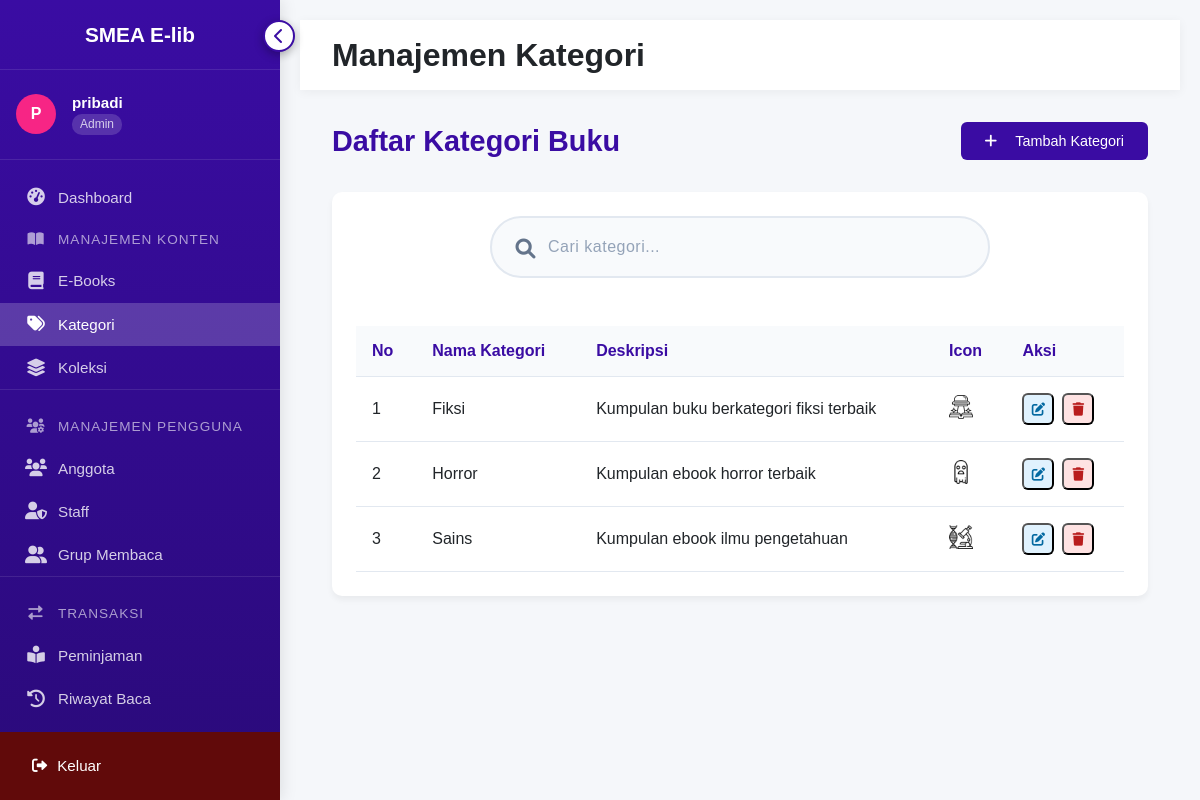
Screenshot of /admin/kategori/kategori_admin.php (signed in) with the database file from the repository.
### tables this page shows
CREATE TABLE `kategori` (
  `KategoriID` int(11) NOT NULL,
  `NamaKategori` varchar(50) NOT NULL,
  `Deskripsi` text,
  `Icon` varchar(50) DEFAULT 'book'
);

### admin/kategori/kategori_admin.php (the view, shortened to what this page needs)
<?php
require_once __DIR__ . '/../../config.php';
$query = "SELECT KategoriID, NamaKategori, Deskripsi, Icon FROM kategori";
$query .= " ORDER BY NamaKategori";
$categories = mysqli_query($conn, $query);
require_once '../../views/header.php';
?>
<div class="header">
    <h1>Manajemen Kategori</h1>
</div>
<div class="content-container">
    <div class="page-header">
        <h2 class="page-title">Daftar Kategori Buku</h2>
        <button class="btn btn-primary" id="addCategoryBtn">
            <i class="fas fa-plus"></i> Tambah Kategori
        </button>
    </div>
    <div class="card">
        <div class="search-container">
            <form method="GET" action="" class="search-form">
                <div class="input-group">
                    <input type="text" name="search" class="form-control"
                        placeholder="Cari kategori..."
                        value="<?= isset($_GET['search']) ? htmlspecialchars($_GET['search']) : '' ?>">
                    <button type="submit" class="btn btn-search">
                        <i class="fas fa-search"></i>
                    </button>
                </div>
            </form>
        </div>
        <div class="table-container">
            <table>
                <thead>
                    <tr>
                        <th>No</th>
                        <th>Nama Kategori</th>
                        <th>Deskripsi</th>
                        <th>Icon</th>
                        <th>Aksi</th>
                    </tr>
                </thead>
                <tbody>
                    <?php $no = 1;
                    while ($row = mysqli_fetch_assoc($categories)): ?>
                        <tr>
                            <td><?= $no++ ?></td>
                            <td><?= htmlspecialchars($row['NamaKategori']) ?></td>
                            <td><?= htmlspecialchars($row['Deskripsi']) ?></td>
                            <td>
                                <?php if (!empty($row['Icon'])): ?>
                                    <img src="<?= BASE_URL ?>/assets/icon/<?= htmlspecialchars($row['Icon']) ?>"
                                        alt="Icon" style="width: 24px; height: 24px;">
                                <?php else: ?>
                                    <i class="fas fa-image"></i>
                                <?php endif; ?>
                            </td>
                            <td>
                                <div class="action-btns">
                                    <button type="button" class="btn-icon btn-edit edit-category"
                                        data-id="<?= $row['KategoriID'] ?>"
                                        data-nama="<?= htmlspecialchars($row['NamaKategori']) ?>"
                                        data-deskripsi="<?= htmlspecialchars($row['Deskripsi']) ?>"
                                        data-icon="<?= htmlspecialchars($row['Icon']) ?>">
                                        <i style="margin-left: 10px" class="fas fa-edit"></i>
                                    </button>
                                    <button type="button" class="btn-icon btn-delete delete-category"
                                        data-id="<?= $row['KategoriID'] ?>">
                                        <i style="margin-left: 10px" class="fas fa-trash"></i>
                                    </button>
                                </div>
                            </td>
                        </tr>
                    <?php endwhile; ?>
                </tbody>
            </table>
        </div>
    </div>
</div>
<?php include '../../views/footer.php'; ?>

### assets/styles/admin.css (style rules this page uses)
:root { --primary: #3a0ca3; --primary-light: #4361ee; --secondary: #f72585; --light: #f8f9fa; --dark: #212529; --gray: #6c757d; --sidebar-width: 250px; --sidebar-collapsed-width: 80px; --header-height: 70px; }
body { font-family: 'Segoe UI', Tahoma, Geneva, Verdana, sans-serif; margin: 0; padding: 0; background-color: #f5f7fa; color: var(--dark); }
.header { height: var(--header-height); display: flex; justify-content: space-between; align-items: center; padding: 0 2rem; background-color: white; box-shadow: 0 2px 10px rgba(0, 0, 0, 0.05); position: sticky; top: 0; z-index: 90; }
.content-container { padding: 2rem; }
.card { background: white; border-radius: 10px; box-shadow: 0 4px 6px rgba(0, 0, 0, 0.05); padding: 1.5rem; margin-bottom: 2rem; transition: transform 0.3s ease, box-shadow 0.3s ease; }
.table-container { overflow-x: auto; }
table { width: 100%; border-collapse: collapse; margin-top: 1rem; }
th, td { padding: 1rem; text-align: left; border-bottom: 1px solid #e2e8f0; }
th { background-color: #f8fafc; color: var(--primary); font-weight: 600; }
.btn { padding: 0.7rem 1.5rem; border-radius: 6px; font-weight: 500; cursor: pointer; transition: all 0.3s ease; display: inline-flex; align-items: center; gap: 0.5rem; border: none; font-size: 0.9rem; }
.btn-primary { background-color: var(--primary); color: white; }
.btn-icon { width: 32px; height: 32px; border-radius: 6px; display: flex; align-items: center; justify-content: center; cursor: pointer; transition: all 0.2s ease; }
.btn-edit { background-color: #e0f2fe; color: #0369a1; }
.btn-delete { background-color: #fee2e2; color: #b91c1c; }
.form-control { width: 100%; padding: 0.7rem 1rem; border: 1px solid #e2e8f0; border-radius: 6px; font-size: 0.9rem; transition: all 0.3s ease; }
.page-header { display: flex; justify-content: space-between; align-items: center; margin-bottom: 2rem; }
.page-title { color: var(--primary); font-size: 1.8rem; font-weight: 600; margin: 0; }
.action-btns { display: flex; gap: 0.5rem; }

### views/sidebar_admin.php (style rules this page uses)
:root { --primary: #3a0ca3; --primary-light: #4361ee; --secondary: #f72585; --light: #f8f9fa; --dark: #212529; --gray: #6c757d; --sidebar-width: 280px; --sidebar-collapsed-width: 80px; --header-height: 70px; --tooltip-bg: rgba(51, 51, 51, 0.95); }
* { margin: 0; padding: 0; box-sizing: border-box; font-family: 'Poppins', sans-serif; }
.fas { margin-right: 10px; }

### admin/kategori/kategori_admin.php (style rules this page uses)
.search-container { margin-bottom: 2rem; padding: 0 1.5rem; }
.search-form { max-width: 500px; margin: 0 auto; position: relative; }
.input-group { display: flex; align-items: center; background: #f8fafc; border-radius: 50px; transition: all 0.4s cubic-bezier(0.175, 0.885, 0.32, 1.1); border: 2px solid #e2e8f0; }
.search-form .form-control { padding: 1.25rem 2rem; padding-left: 3.5rem; border: none; background: transparent; font-size: 1rem; color: #1e293b; border-radius: 50px; transition: all 0.3s ease; }
.search-form .form-control::placeholder { color: #94a3b8; letter-spacing: 0.5px; }
.btn-search { position: absolute; top: 9px; left: 0.1rem; background: none; border: none; color: #64748b; cursor: pointer; transition: all 0.3s ease; }
.btn-search i { font-size: 1.25rem; transform: translateY(2px); }

### rows the page displays
kategori: NamaKategori "Fiksi", Deskripsi "Kumpulan buku berkategori fiksi terbaik", Icon (picture)
kategori: NamaKategori "Horror", Deskripsi "Kumpulan ebook horror terbaik", Icon (picture)
kategori: NamaKategori "Sains", Deskripsi "Kumpulan ebook ilmu pengetahuan", Icon (picture)

### other values shown
substr($username, 0, 1) "P"
$username "pribadi"
